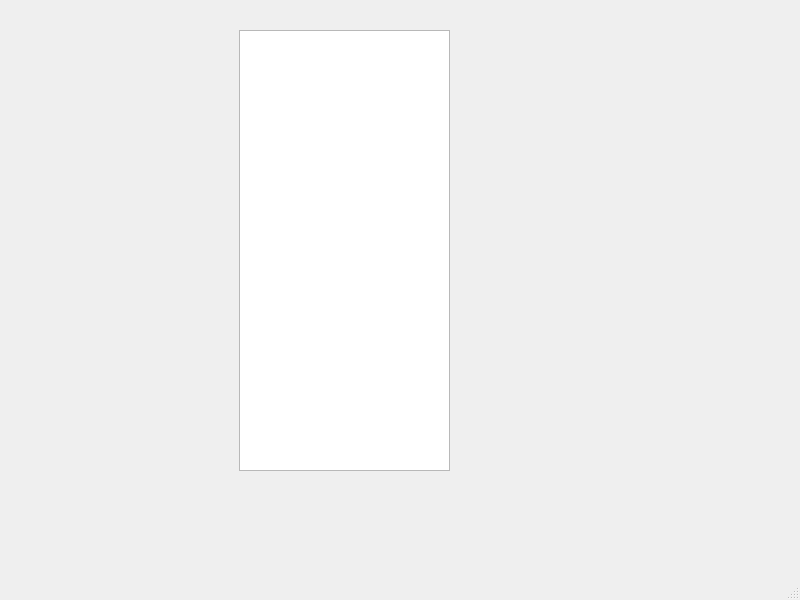
<?xml version="1.0" encoding="UTF-8"?>
<ui version="4.0">
 <class>MainWindow</class>
 <widget class="QMainWindow" name="MainWindow">
  <property name="geometry">
   <rect>
    <x>0</x>
    <y>0</y>
    <width>800</width>
    <height>600</height>
   </rect>
  </property>
  <property name="windowTitle">
   <string>MainWindow</string>
  </property>
  <widget class="QWidget" name="centralwidget">
   <widget class="QWidget" name="verticalLayoutWidget">
    <property name="geometry">
     <rect>
      <x>239</x>
      <y>30</y>
      <width>211</width>
      <height>441</height>
     </rect>
    </property>
    <layout class="QVBoxLayout" name="verticalLayout">
     <item>
      <widget class="QTextEdit" name="textEdit"/>
     </item>
    </layout>
   </widget>
  </widget>
  <widget class="QMenuBar" name="menubar">
   <property name="geometry">
    <rect>
     <x>0</x>
     <y>0</y>
     <width>800</width>
     <height>22</height>
    </rect>
   </property>
  </widget>
  <widget class="QStatusBar" name="statusbar"/>
 </widget>
 <resources/>
 <connections/>
</ui>
